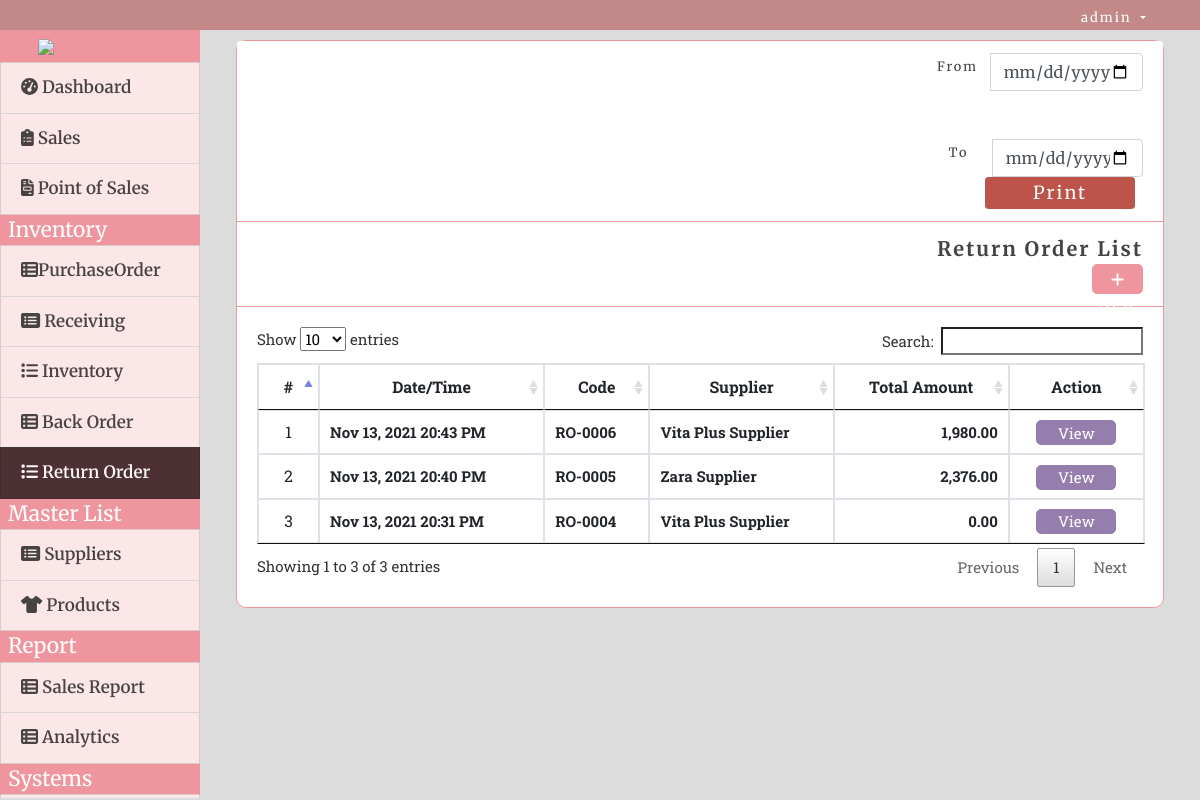
Page /index.php?page=return_order (signed in) on the committed database.
### tables this page shows
CREATE TABLE `return_order` (
  `id` int(30) NOT NULL,
  `ro_code` varchar(50) NOT NULL,
  `supplier_id` int(30) NOT NULL,
  `total_cost` float NOT NULL DEFAULT 0,
  `remarks` text DEFAULT NULL,
  `status` tinyint(1) NOT NULL DEFAULT 0,
  `inventory_ids` text DEFAULT NULL,
  `date_created` datetime NOT NULL DEFAULT current_timestamp()
);

CREATE TABLE `suppliers` (
  `id` int(30) NOT NULL,
  `name` varchar(200) NOT NULL,
  `address` text NOT NULL,
  `contact` varchar(50) NOT NULL,
  `contact_person` text DEFAULT NULL,
  `date_created` datetime NOT NULL DEFAULT current_timestamp()
);

### return_order.php (the view, shortened to what this page needs)
<?php include('db_connect.php');?>
<div class="container-fluid">
	<div class="col-lg-12">
		<div class="row">
			<div class="col-md-12">
				<div class="card">
					<div class="card-header text-center">
						<form method="POST" class="form-inline" action="print/return_print.php">
							<div class="input-group">
								<div class="input-group-addon">
									<small>From</small> &nbsp
								</div>
								<input type="date" class="form-control pull-right col-sm-12" name="from" max="<?php echo date("Y-m-d"); ?>" required>
							</div>
							<Br>
							<Br>
							<div class="input-group">
								<div class="input-group-addon">&nbsp
									<small>To</small> &nbsp
								</div>
								&nbsp&nbsp<input type="date" class="form-control pull-right col-sm-12" name="to" max="<?php echo date("Y-m-d"); ?>" required>
							</div>
							<input class="btn btn-sm btn-success ml-5" style="width:150px; background-color:#bc5449; color:white; border-color:#bc5449;height:32px; font-size:18px; letter-spacing:2px;" name="print" type="submit" formtarget="_blank" value="Print">
						</form>
					</div>
					<div class="card-header">
						<b>Return Order List</b>
						 <span class="float:right"><a class="btn btn-primary btn-sm col-sm-3 float-right" style="border-radius:5px; background-color:#ee959e; color:white; border-color:#ee959e; height:30px; padding-top:5px; font-size:15px;" href="index.php?page=manage_ro" id="">
		                    <i class="fa fa-plus"></i> New Entry
		                </a></span>
					</div>
					<div class="card-body">
						<table class="table table-bordered table-hover">
							<thead>
								<tr>
									<th class="text-center">#</th>
									<th class="text-center">Date/Time</th>
									<th class="text-center">Code</th>
									<th class="text-center">Supplier</th>
									<th class="text-center">Total Amount</th>
									<th class="text-center">Action</th>
								</tr>
							</thead>
							<tbody>
								<?php
								$i = 1;
								$bo = $conn->query("SELECT r.*,s.name as sname FROM return_order r inner join suppliers s on s.id = r.supplier_id order by r.status asc ,unix_timestamp(r.date_created) desc");
								while($row=$bo->fetch_assoc()):
								?>
								<tr>
									<td class="text-center"><?php echo $i++ ?></td>
									<td class="">
										<p><b><?php echo date("M d, Y H:i A",strtotime($row['date_created'])) ?></b></p>
									</td>
									<td class="">
										<p><b> <?php echo $row['ro_code'] ?></b></p>
									</td>
									<td class="">
										<p><b><?php echo ucwords($row['sname']) ?></b></p>
									</td>
									<td class="text-right">
										<b><?php echo number_format($row['total_cost'],2) ?></b>
									</td>
									<td class="text-center">
										<button class="btn btn-sm btn-primary edit_ro" style="width:80px; border-radius:5px; background-color:#957dad; color:white; border-color:#957dad;height:25px; font-size:15px;"  type="button" onclick="location.href='index.php?page=manage_ro&id=<?php echo $row['id'] ?>'" data-json='<?php echo json_encode($row) ?>'>View</button>
									</td>
								</tr>
								<?php endwhile; ?>
							</tbody>
						</table>
					</div>
				</div>
			</div>
		</div>
	</div>
</div>

### assets/css/style.css (style rules this page uses)
body { font-family: "Open Sans", sans-serif; color: #444444; width: 100%; height: calc(100%); font-size: 12px; }
a { color: #1977cc; }
.btn-sm { padding: .0001rem .2rem; }

### index.php (style rules this page uses)
body { background: #80808045; }

### return_order.php (style rules this page uses)
.card-header { font-family:'Merriweather', serif; background-color:white; font-size:20px; padding-left:700px; letter-spacing:2px; border-color:#ee959e; }
.text-center { font-size:16px; }
.card { border-color:#ee959e; font-family: 'Raleway', sans-serif; font-family: 'Roboto Slab', serif; border-radius:10px; font-size:15px; }
td { font-size:15px; }
td { vertical-align: middle !important; }
td p { margin:unset; }

### rows in the picture
return_order: date_created "Nov 13, 2021 20:43 PM", ro_code "RO-0006", supplier.name "Vita Plus Supplier", total_cost "1,980.00"
return_order: date_created "Nov 13, 2021 20:40 PM", ro_code "RO-0005", supplier.name "Zara Supplier", total_cost "2,376.00"
return_order: date_created "Nov 13, 2021 20:31 PM", ro_code "RO-0004", supplier.name "Vita Plus Supplier", total_cost "0.00"

### other values in the picture
$_SESSION['login_name'] "admin"
